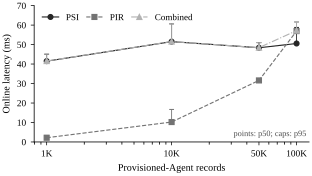

Source code (Python):
from __future__ import annotations

import csv
from pathlib import Path

import matplotlib.pyplot as plt


ROOT = Path(__file__).resolve().parent


def normalize_svg(path: Path) -> None:
    """Remove generator-only line-end spaces so Git validation stays clean."""
    text = path.read_text(encoding="utf-8")
    path.write_text("\n".join(line.rstrip() for line in text.splitlines()) + "\n", encoding="utf-8")


def main() -> None:
    with (ROOT / "FINAL_PAPER_PLOT_DATA.csv").open(newline="", encoding="utf-8") as stream:
        rows = [row for row in csv.DictReader(stream) if row["figure"] == "SCALE"]
    if len(rows) != 12:
        raise RuntimeError(f"expected 12 scale rows, found {len(rows)}")

    plt.rcParams.update(
        {
            "font.family": "serif",
            "font.serif": ["Times New Roman", "Times", "DejaVu Serif"],
            "font.size": 7.5,
            "axes.labelsize": 7.5,
            "xtick.labelsize": 7,
            "ytick.labelsize": 7,
            "legend.fontsize": 6.8,
            "axes.linewidth": 0.6,
            "pdf.fonttype": 42,
            "ps.fonttype": 42,
            "svg.fonttype": "none",
        }
    )
    styles = {
        "PSI": ("o", "-", "0.15"),
        "PIR": ("s", "--", "0.45"),
        "Combined": ("^", "-.", "0.7"),
    }
    figure, axis = plt.subplots(figsize=(3.45, 2.0))
    for metric in ("PSI", "PIR", "Combined"):
        selected = sorted((row for row in rows if row["metric"] == metric), key=lambda row: int(row["condition"]))
        x = [int(row["condition"]) for row in selected]
        p50 = [float(row["value"]) for row in selected]
        p95 = [float(row["p95"]) for row in selected]
        marker, line, color = styles[metric]
        axis.plot(x, p50, marker=marker, linestyle=line, color=color, linewidth=0.85, markersize=3.6, label=metric)
        axis.vlines(x, p50, p95, color=color, linewidth=0.65)
        axis.scatter(x, p95, marker="_", color=color, s=13, linewidths=0.75)
    axis.set_xscale("log")
    axis.set_xticks([1000, 10000, 50000, 100000], ["1K", "10K", "50K", "100K"])
    axis.set_xlabel("Provisioned-Agent records")
    axis.set_ylabel("Online latency (ms)")
    axis.set_ylim(0, 70)
    axis.legend(frameon=False, ncol=3, loc="upper left", columnspacing=0.8, handlelength=1.8)
    axis.text(0.99, 0.03, "points: p50; caps: p95", transform=axis.transAxes, ha="right", va="bottom", fontsize=6.2, color="0.3")
    axis.spines["top"].set_visible(False)
    axis.spines["right"].set_visible(False)
    axis.tick_params(width=0.55, length=2.5)
    axis.grid(False)
    figure.subplots_adjust(left=0.16, right=0.99, bottom=0.22, top=0.93)
    figure.savefig(ROOT / "FINAL_SCALE_FIG.pdf", bbox_inches="tight", pad_inches=0.025)
    svg_path = ROOT / "FINAL_SCALE_FIG.svg"
    figure.savefig(svg_path, bbox_inches="tight", pad_inches=0.025)
    normalize_svg(svg_path)
    plt.close(figure)


if __name__ == "__main__":
    main()
